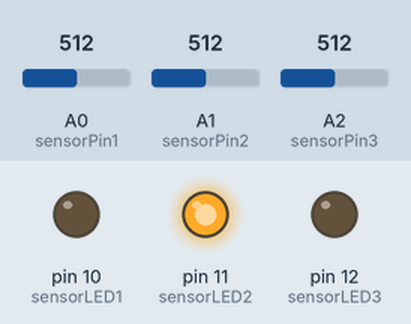
This sketch was run on a simulated Arduino Uno, built with avr-gcc and run on an emulated ATmega328P. On the bench: output pins drawn as LEDs (lit = HIGH). The test bench sets the inputs (shaded band); at power-on: A0 (sensorPin1) = 512, A2 (sensorPin3) = 512, A1 (sensorPin2) = 512. What the sketch prints to the serial monitor is not drawn.

Above: at 1.8 s.
1.9 s: A0 (sensorPin1) set to 813
3.4 s: A0 (sensorPin1) set to 828
At 3.9 s:
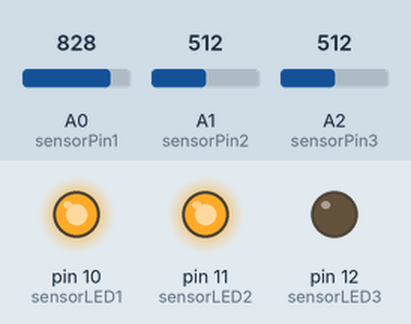
4.9 s: A2 (sensorPin3) set to 106
6.4 s: A2 (sensorPin3) set to 91
At 7.3 s:
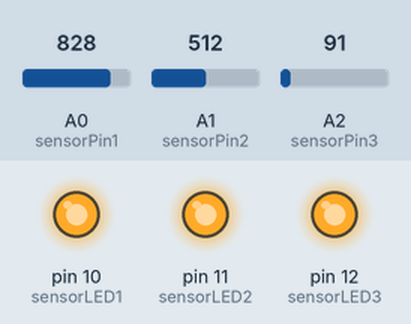
7.9 s: A1 (sensorPin2) set to 74
9.4 s: A1 (sensorPin2) set to 66
At 10.8 s:
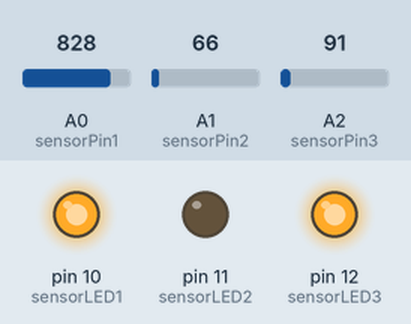
Timing chart, 0 to 11.9 s (numbered marks = the images above; inputs shaded):
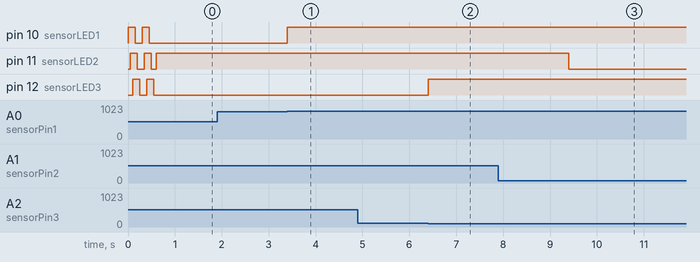

The sketch:

I2C_Tripple_Sensors_Board.ino
```cpp
/*************** INCLUDES ***************/
#include <Wire.h>

/*************** DEFINE CONSTANTS ***************/
#define  AREF_VOLTAGE       5.0
#define  I2C_ADDR           0x32
#define  REG_MAP_SIZE       4
#define  MAX_SENT_BYTES     1
#define  IDENTIFICATION     0x04

/*************** GLOBAL VARIABLES ***************/
byte registerMap[REG_MAP_SIZE];
byte receivedCommands[MAX_SENT_BYTES];

byte registerMapSensor1[4];
byte registerMapSensor2[4];
byte registerMapSensor3[4];

int sensorPin1 = A0;
int sensorPin2 = A1;
int sensorPin3 = A2;

int thresholdSensor1 = 820;                      // Change these values to finetune your setup
int thresholdSensor2 = 70;
int thresholdSensor3 = 100;

int pulseCounterSensor1 = 0;
int pulseCounterSensor2 = 0;
int pulseCounterSensor3 = 0;

boolean validSensor1 = false;
boolean validSensor2 = false;
boolean validSensor3 = false;

boolean gotPulse1 = false;
boolean gotPulse2 = false;
boolean gotPulse3 = false;

int sensorLED1 = 10;
int sensorLED2 = 11;
int sensorLED3 = 12;

int ledDelay = 50;

/*************** GENERAL FUNCTIONS ***************/
void setup() {
  Serial.begin(115200);
  pinMode(sensorLED1, OUTPUT);
  pinMode(sensorLED2, OUTPUT);
  pinMode(sensorLED3, OUTPUT);

  ledTest();
  startWire();
  registerMap[REG_MAP_SIZE - 1] = IDENTIFICATION;   // Set ID register
  Serial.println(F("Ready"));
}
void loop() {
  readSensor1();
  readSensor2();
  readSensor3();
}
/**************** WIRE FUNCTIONS ***************/
void startWire() {
  Wire.begin(I2C_ADDR);
  Wire.onRequest(requestEvent);                 // Set interrupt - master requesting data from slave
  Wire.onReceive(receiveEvent);                 // Set interrupt - master sending data to slave
}
/******************* MEM FUNCTIONS *****************/
int freeRam () {
  extern int __heap_start, *__brkval;
  int v;
  return (int) &v - (__brkval == 0 ? (int) &__heap_start : (int) __brkval);
}
/*************** I2C-HANDLER FUNCTIONS ***************/
void requestEvent() {                          // The master requests data, so lets send it
  switch(receivedCommands[0]) {
    case 1:                                    // (0x01) Store sensor 1 pulses in memory spots (4 bytes = float)
      registerMapSensor1[0] = pulseCounterSensor1;
      Wire.write(registerMapSensor1, 4);
      pulseCounterSensor1 = 0;
    break;
    case 2:                                    // (0x02) Store sensor 2 pulses in memory spots (4 bytes = float)
      registerMapSensor2[0] = pulseCounterSensor2;
      Wire.write(registerMapSensor2, 4);
      pulseCounterSensor2 = 0;
    break;
    case 3:                                     // (0x03) Store sensor 3 pulses in memory spots (4 bytes = float)
      registerMapSensor3[0] = pulseCounterSensor3;
      Wire.write(registerMapSensor3, 4);
      pulseCounterSensor3 = 0;
    break;
  }
}

void receiveEvent(int bytesReceived) {          //The master sends data, lets handle it
  for (byte a = 0; a < bytesReceived; a++) {    // Read the bytes
    receivedCommands[a] = Wire.read();
  }
}

/*************** FUNCTIONS ***************/
void readSensor1() {                            // Electricity
  int s1 = analogRead(sensorPin1);
  if (!validSensor1 && s1<1000){validSensor1=true;}
  if (s1 >= (thresholdSensor1)) {gotPulse1=true;digitalWrite(sensorLED1, HIGH);}
  if (s1 < thresholdSensor1 && validSensor1 && pulseCounterSensor1 < 9999 && gotPulse1==true){
    gotPulse1=false;
    digitalWrite(sensorLED1, LOW);
    pulseCounterSensor1++;
  }
}
void readSensor2() {                            // Gas
  int s2 = analogRead(sensorPin2);
  if (!validSensor2 && s2<1000){validSensor2=true;}
  if (s2 >= (thresholdSensor2)) {gotPulse2=true;digitalWrite(sensorLED2, HIGH);}
  if (s2 < thresholdSensor2 && validSensor2 && pulseCounterSensor2 < 9999 && gotPulse2==true){
    gotPulse2=false;
    digitalWrite(sensorLED2, LOW);
    pulseCounterSensor2++;
  }
}
void readSensor3() {                            // Water
  int s3 = analogRead(sensorPin3);
  if (!validSensor3 && s3<1000){validSensor3=true;}
  if (s3 <= (thresholdSensor3)) {gotPulse3=true;digitalWrite(sensorLED3, HIGH);}
  if (s3 > thresholdSensor3 && validSensor3 && pulseCounterSensor3 < 9999 && gotPulse3==true){
    gotPulse3=false;
    digitalWrite(sensorLED3, LOW);
    pulseCounterSensor3++;
  }
}
void ledTest() {
  digitalWrite(sensorLED1, HIGH);
  delay(ledDelay);
  digitalWrite(sensorLED2, HIGH);
  delay(ledDelay);
  digitalWrite(sensorLED3, HIGH);
  delay(ledDelay);
  digitalWrite(sensorLED1, LOW);
  delay(ledDelay);
  digitalWrite(sensorLED2, LOW);
  delay(ledDelay);
  digitalWrite(sensorLED3, LOW);
  delay(ledDelay);
  digitalWrite(sensorLED1, HIGH);
  delay(ledDelay);
  digitalWrite(sensorLED2, HIGH);
  delay(ledDelay);
  digitalWrite(sensorLED3, HIGH);
  delay(ledDelay);
  digitalWrite(sensorLED1, LOW);
  delay(ledDelay);
  digitalWrite(sensorLED2, LOW);
  delay(ledDelay);
  digitalWrite(sensorLED3, LOW);
  delay(ledDelay);
}
```

Measured:
- the behaviour switches between 819 and 820 on A0 (sensorPin1) (found by bisection; images 0 and 1)
- the behaviour switches between 101 and 100 on A2 (sensorPin3) (found by bisection; images 1 and 2)
- the behaviour switches between 70 and 69 on A1 (sensorPin2) (found by bisection; images 2 and 3)
- after the input at 1.9 s, every drawn part: stays the same
- after the input at 3.4 s, pin 10 (sensorLED1): LOW → HIGH at once
- after the input at 4.9 s, every drawn part: stays the same
- after the input at 6.4 s, pin 12 (sensorLED3): LOW → HIGH at once
- after the input at 7.9 s, every drawn part: stays the same
- after the input at 9.4 s, pin 11 (sensorLED2): HIGH → LOW at once
- by itself, pin 11 (sensorLED2): alternates HIGH for 0.15 s and LOW for 0.13 s, 4 changes in all, then stays HIGH
